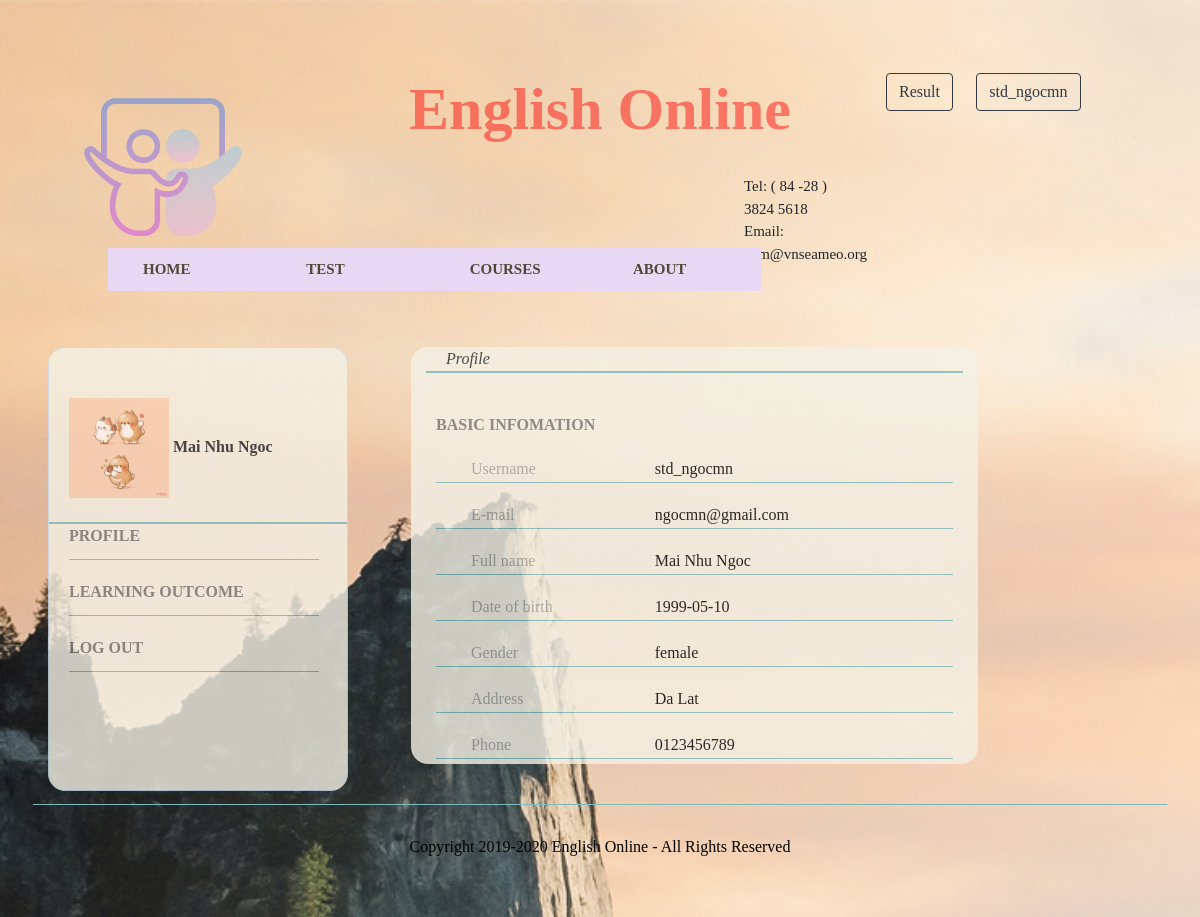
Before: /index.php?click=info&username=std_ngocmn (signed in) with the older database file.
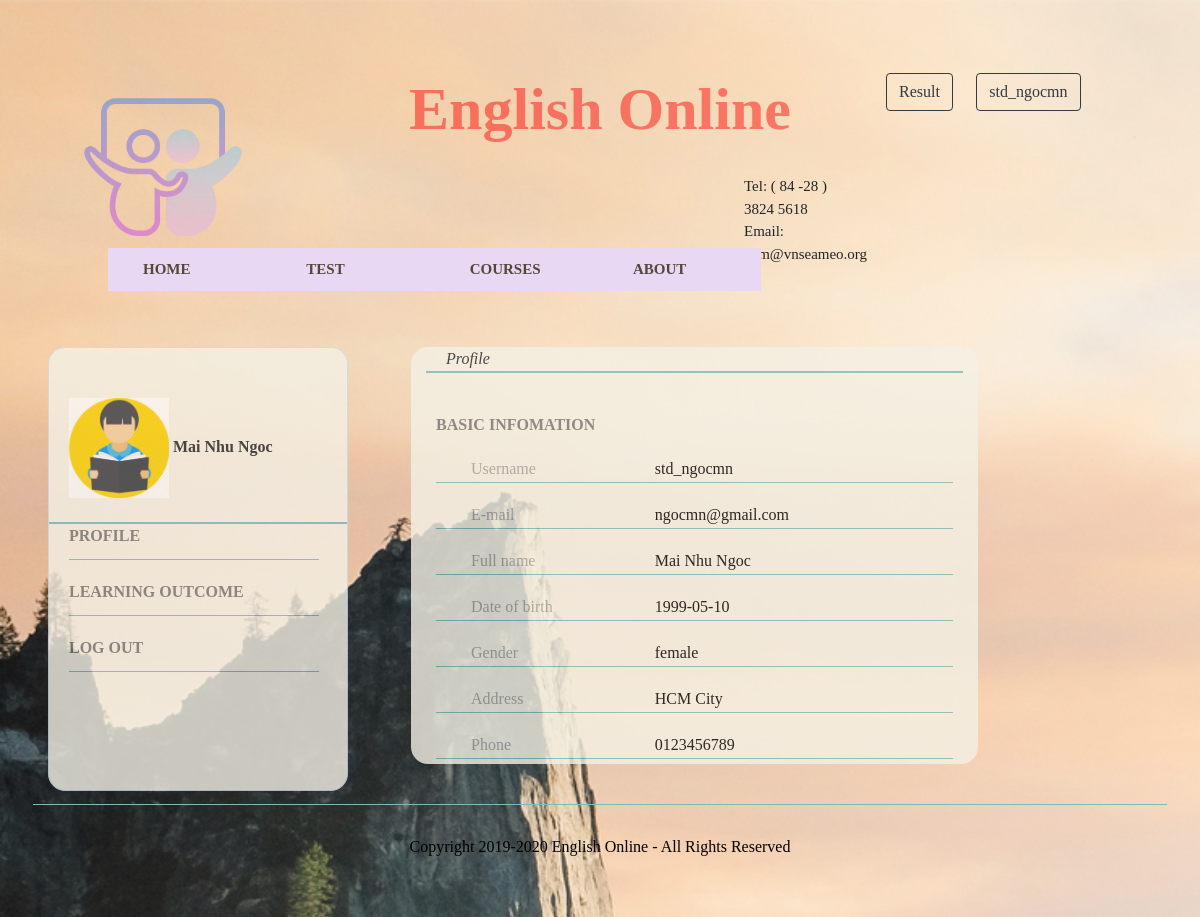
After: the same page with the newer database file.
### tables this page shows
CREATE TABLE `account` (
  `username` char(20) NOT NULL,
  `PASS` varchar(20) DEFAULT NULL,
  `role_id` char(20) DEFAULT NULL,
  `create_date` datetime DEFAULT NULL,
  `AVATAR` varchar(100) DEFAULT NULL
);

CREATE TABLE `student` (
  `USERNAME` char(20) NOT NULL,
  `FULLNAME` varchar(50) NOT NULL,
  `DOB` date DEFAULT NULL,
  `SEX` varchar(10) DEFAULT NULL,
  `EMAIL` varchar(50) DEFAULT NULL,
  `ADDRESS` varchar(150) DEFAULT NULL,
  `PHONE` char(12) DEFAULT NULL
);

### site/user-right/user-info.php (the view, shortened to what this page needs)
<?php
	$username = $_SESSION['login'];
	$sql = "SELECT * FROM `account` WHERE username = '$username'";
	$result = $conn->query($sql);
	$row = $result->fetch_assoc();
	if ($row['role_id'] == 'student') {
		$sql2 = "SELECT * FROM `student` WHERE username = '$username'";
	}
	else
	{
		$sql2 = "SELECT * FROM `teacher` WHERE username = '$username'";
	}
	 $result2 = $conn->query($sql2);
     $row2 = $result2->fetch_assoc();
?>
    <link rel="stylesheet" type="text/css" href="css/user-infom.css">
	<link rel="stylesheet" type="text/css" href="bootstrap/css/bootstrap.min.css">
<div class="container">
	<div class="row">
		<div class="col-md-4"></div>
		<div class="col-md-6 info_">
			<div class="s_tittle"><i>Profile</i></div>
			<div class="ul_basic_info">
				<div class="label_ul"><span class="label_list">Basic Infomation</span></div>
				<ul class="ul_info">
					<li class="li_username row">
						<div class="ul_info_1"><span class="label_info col-md-5">Username</span></div>
						<div class="ul_info_2"><?php echo $row['username']; ?></div>
					</li>
					<li class="li_email row">
						<div class="ul_info_1"><span class="label_info col-md-5">E-mail</span></div>
						<div class="ul_info_2"><?php echo $row2['EMAIL']; ?></div>
					</li>
					<li class="li_Hoten row">
						<div class="ul_info_1"><span class="label_info col-md-5">Full name</span></div>
						<div class="ul_info_2"><?php echo $row2['FULLNAME']; ?></div>
					</li>
					<li class="li_birth row">
						<div class="ul_info_1"><span class="label_info col-md-5">Date of birth</span></div>
						<div class="ul_info_2"><?php echo $row2['DOB']; ?></div>
					</li>
					<li class="li_gender row">
						<div class="ul_info_1"><span class="label_info col-md-5">Gender</span></div>
						<div class="ul_info_2"><?php echo $row2['SEX']; ?></div>
					</li>
					<li class="li_addr row">
						<div class="ul_info_1"><span class="label_info col-md-5">Address</span></div>
						<div class="ul_info_2"><?php echo $row2['ADDRESS']; ?></div>
					</li>
					<li class="li_phone row">
						<div class="ul_info_1"><span class="label_info col-md-5">Phone</span></div>
						<div class="ul_info_2"><?php echo $row2['PHONE']; ?></div>
					</li>
				</ul>
			</div>
		</div>
</div>
</div>

### site/user-left/user-menu.php (shortened to what this page needs)
<?php
$username = $_SESSION['login'];
$sql = "SELECT * FROM `account` WHERE username = '$username'";
$result = $conn->query($sql);
$row = $result->fetch_assoc();
if ($row['role_id'] == 'student') {
	$sql2 = "SELECT * FROM `student` WHERE username = '$username'";
}
else {
	$sql2 = "SELECT * FROM `teacher` WHERE username = '$username'";
}
$result2 = $conn->query($sql2);
$row2 = $result2->fetch_assoc();
?>
<link rel="stylesheet" type="text/css" href="css/user-menu.css">
<link rel="stylesheet" type="text/css" href="bootstrap/css/bootstrap.min.css">
<div class="container">
	<div class="user_sidebar">
		<div class="s_tittle">
			<img src="admin/modules/uploads/<?php echo $row['AVATAR'] ?>" alt="avata" height="100px" width="100px">
			<strong><?php echo $row2['FULLNAME'] ?></strong>
			<br><br>
		</div>
		<ul class="menu_user">
			<li class="info"><a href="./index.php?click=info"><b>Profile</b></a>
			</li>
			<li class="KQ"><a href="./index.php?click=lo&id=<?php echo $row['username'] ?>"><b>Learning Outcome</b></a>
			</li>
			<li class="logout"><a href="./index.php?click=info&ac=logout"><b>Log Out</b></a></li>
		</ul>
	</div>
</div>

Changed rows visible on the page:
changed account "std_ngocmn": AVATAR: a different picture
changed student "Mai Nhu Ngoc": ADDRESS "Da Lat" → "HCM City"
